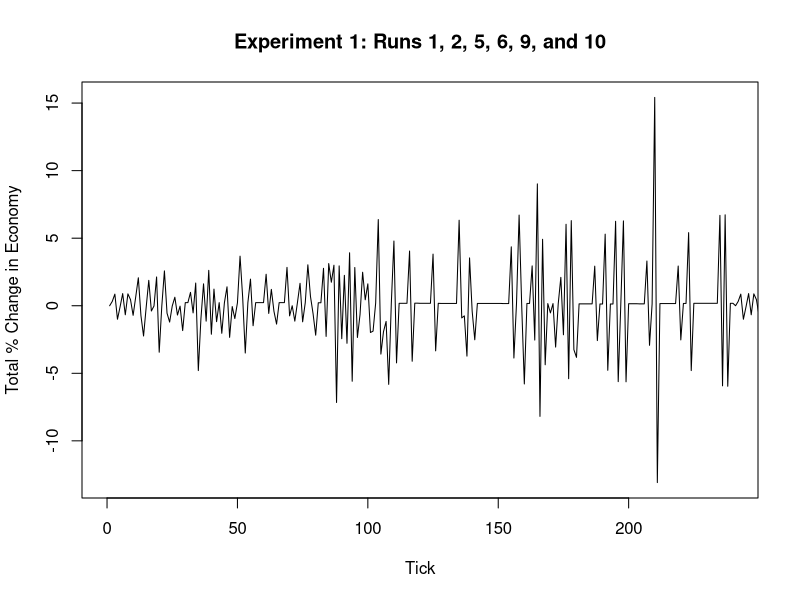

R code for this plot: (Note: this script raises an error after producing the figure.)
e1_assets <- read.csv("Assets Output E1 600a.csv")
e2_assets <- read.csv("Assets Output E2 600a.csv")
e1_tpc <- read.csv("TPC Output E1 600agents.csv")
e2_tpc <- read.csv("TPC Output E2 600a.csv")

## helper function section

# get all the unique values in the run column
getRunNumbers <- function(data) {
  unique(unlist(data$run, use.names = FALSE))
}

# gets the indexes of the rows containing data for a given run
# example: getRunNumbers(2) will return all the indexes where the run column contains 2
getIndexesByRun <- function(list, desiredRun) {
  which(list$run == desiredRun)
}

monthsInRecession <- function(list) {
  recessionConstant <- 3
  
  monthsDecreasing <- 0
  monthsInRecession <- 0
  stopAt <- length(list) - 1
  for ( i in 2:stopAt) {
    # is decreasing?
    if (list[i-1] > list[i]) {
      monthsDecreasing <- monthsDecreasing + 1
    } else {
      monthsDecreasing <- 0
    }
    
    # update monthsInRec. if in a recession
    if (monthsDecreasing != 0) {
      if (monthsDecreasing == 3) {
        monthsInRecession <- monthsInRecession + 3
      } else if (monthsDecreasing > 3) {
        monthsInRecession <- monthsInRecession + 1
      }
    }
  }
  monthsInRecession
}
                      
## execution section
runNumbers <- getRunNumbers(e1_tpc)

for (run in runNumbers) {
  indexes <- getIndexesByRun(e1_tpc, run)
  tpc <- e1_tpc$total.percent.change[indexes]
  tpc_name <- paste("tpc", run, sep="_")
  run_name <- paste("run", run, sep="_")
  e1_tpc[[tpc_name]] <- tpc
}

## Graph 1, 5, 9, 2, 6, 10
plot(e1_tpc$tpc_1,type="l",col=1, xlim=c(0, 240), xlab="Tick", ylab="Total % Change in Economy",
     main="Experiment 1: Runs 1, 2, 5, 6, 9, and 10")
lines(e1_tpc_force, col=2)
lines(e1_tpc$tpc_5,col=2)
lines(e1_tpc$tpc_9, col=3)
lines(e1_tpc$tpc_2, col=4)
lines(e1_tpc$tpc_6, col=5)
lines(e1_tpc$tpc_12, col=2)

## Graph 1, 5, and 9
plot(e1_tpc$tpc_1,type="l",col=1, xlim=c(0, 240), xlab="Tick", ylab="Total % Change in Economy",
     main="Experiment 1: Runs 1, 5, and 9")
lines(e1_tpc$tpc_5,col=2)
lines(e1_tpc$tpc_9, col=4)
monthsInRecession(e1_tpc$tpc_1)

## Months in Recession per experiment
recessionData <- vector()
for (i in 1:12) {
  col_name <- paste("tpc", i, sep="_")
  recessionData[i] <- monthsInRecession(e1_tpc[[col_name]])
}
xnum <- c(1, 2, 3, 4, 5, 6, 7, 8, 9, 10, 11, 12)
barplot(recessionData, names=xnum, main="Months In Recession per Experiment",
        ylab="months", xlab="experiment", col=4)